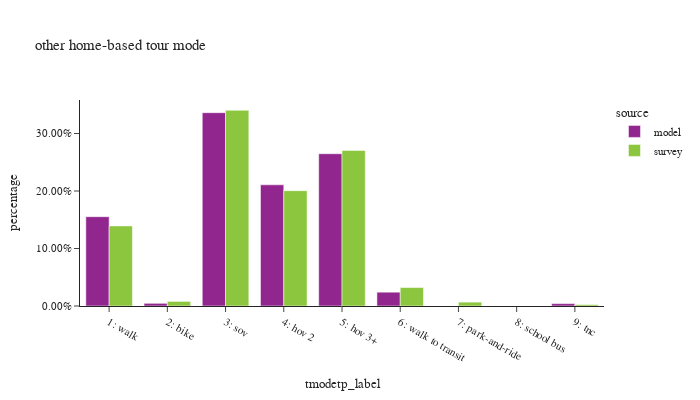

Notebook code for this chart:
### Code cell
df_plot = hb_tour.groupby(['source','tmodetp_label'])['toexpfac'].sum().reset_index()
df_plot['percentage'] = df_plot.groupby(['source'], group_keys=False)['toexpfac']. \
    apply(lambda x: x / float(x.sum()))
df_plot['source'] = df_plot['source'].astype(pd.CategoricalDtype(['model', 'survey']))

df_plot_ct = hb_tour.groupby(['source','tmodetp_label'])['toexpfac'].count().reset_index(). \
    rename(columns={'toexpfac':'sample count'})
df_plot = df_plot.merge(df_plot_ct, on=['source','tmodetp_label'])

fig = px.bar(df_plot.sort_values(by=['source']), x="tmodetp_label", y="percentage", color="source",
             barmode="group",hover_data=['sample count'],title="other home-based tour mode")
fig.update_layout(height=400, width=700, font=dict(size=11),
                  xaxis = dict(dtick = 1, categoryorder='category ascending'),
                  yaxis=dict(tickformat=".2%"))
fig.show()

### Figure 1 — Plotly figure (JSON) as saved in the notebook; plotly's stock layout.template omitted (floating-point values rounded to 4 significant figures)
{"data": [{"alignmentgroup": "True", "customdata": [[50244], [1502], [108742], [68170], [85664], [7768], [1339]], "hovertemplate": "source=model<br>tmodetp_label=%{x}<br>percentage=%{y}<br>sample count=%{customdata[0]}<extra></extra>", "legendgroup": "model", "marker": {"color": "#91268F", "pattern": {"shape": ""}}, "name": "model", "offsetgroup": "model", "orientation": "v", "showlegend": true, "textposition": "auto", "type": "bar", "x": ["1: walk", "2: bike", "3: sov", "4: hov 2", "5: hov 3+", "6: walk to transit", "9: tnc"], "xaxis": "x", "y": [0.1553, 0.004644, 0.3362, 0.2108, 0.2649, 0.02402, 0.00414], "yaxis": "y"}, {"alignmentgroup": "True", "customdata": [[1624], [129], [1950], [1167], [600], [307], [23], [2], [25]], "hovertemplate": "source=survey<br>tmodetp_label=%{x}<br>percentage=%{y}<br>sample count=%{customdata[0]}<extra></extra>", "legendgroup": "survey", "marker": {"color": "#8CC63E", "pattern": {"shape": ""}}, "name": "survey", "offsetgroup": "survey", "orientation": "v", "showlegend": true, "textposition": "auto", "type": "bar", "x": ["1: walk", "2: bike", "3: sov", "4: hov 2", "5: hov 3+", "6: walk to transit", "7: park-and-ride", "8: school bus", "9: tnc"], "xaxis": "x", "y": [0.1393, 0.007989, 0.3404, 0.2006, 0.2706, 0.0321, 0.00673, 1.207e-05, 0.002395], "yaxis": "y"}], "layout": {"barmode": "group", "font": {"size": 11}, "height": 400, "legend": {"title": {"text": "source"}, "tracegroupgap": 0}, "title": {"text": "other home-based tour mode"}, "width": 700, "xaxis": {"anchor": "y", "categoryorder": "category ascending", "domain": [0.0, 1.0], "dtick": 1, "title": {"text": "tmodetp_label"}}, "yaxis": {"anchor": "x", "domain": [0.0, 1.0], "tickformat": ".2%", "title": {"text": "percentage"}}}}
